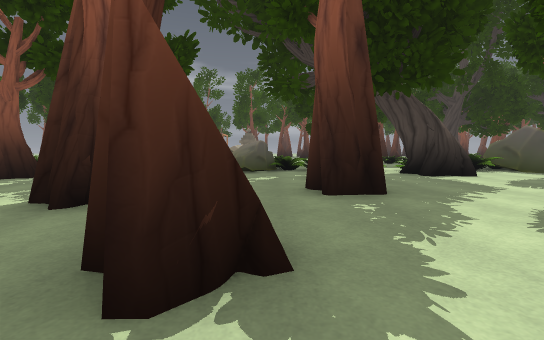
view 1 (above)

24 first-person views from a walk through a 3-D level made in the Godot game engine. The camera is 1.3 m above the floor, tilts 4° down and sees 90° across. The floor is counted in squares, 2 m on a side. Each view is taken from the middle of a square. On the plan, view 1 faces up. The plan holds only what a view shows up to about 9 squares ahead; the rest is blank. The place goes on beyond the plan. Some surface patterns are stand-ins.

view 2
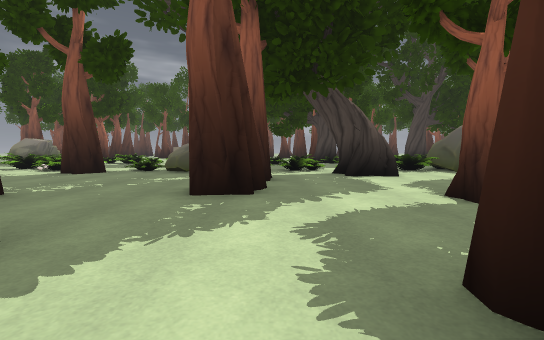

view 3
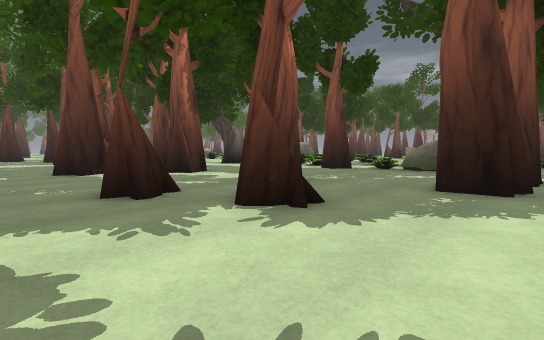

view 4
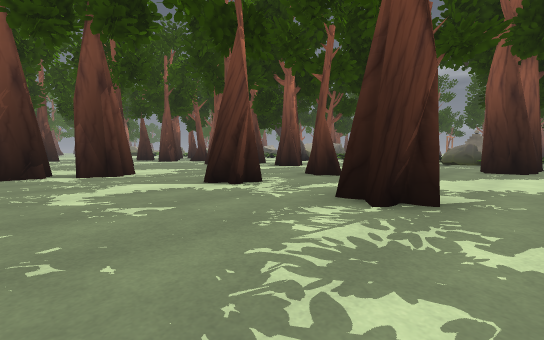

view 5
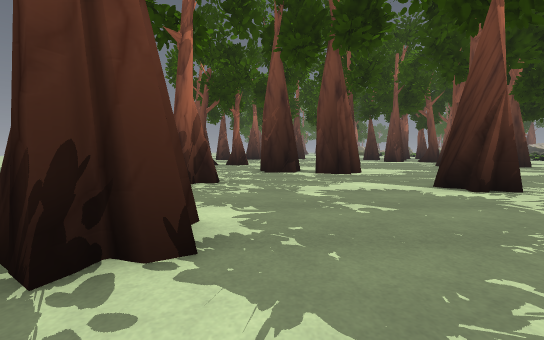

view 6
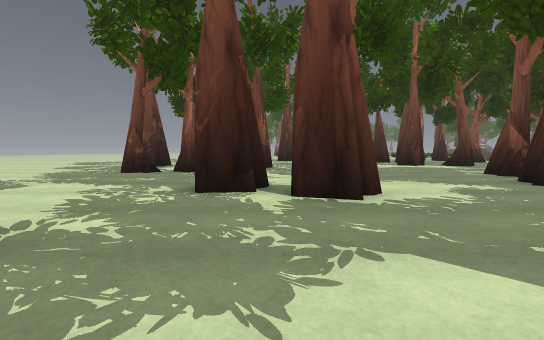

view 7
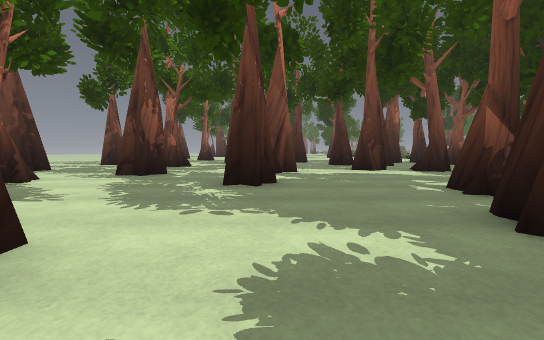

view 8
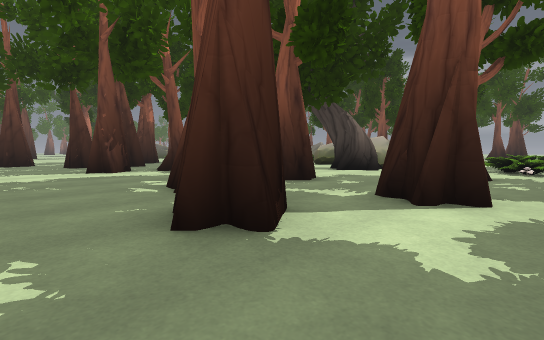

view 9
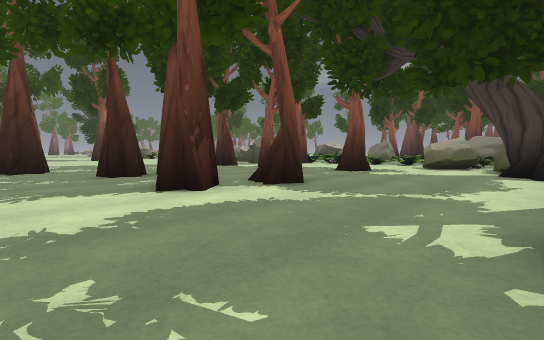

view 10
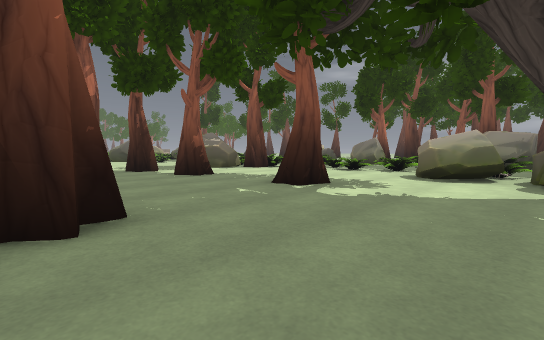

view 11
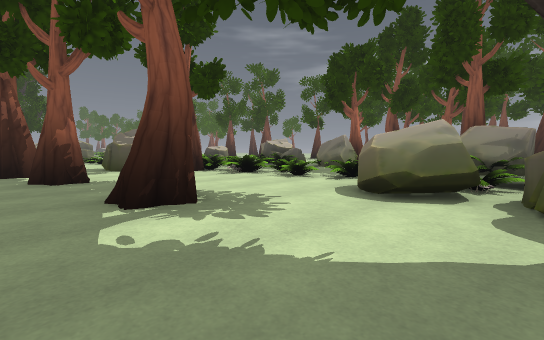

view 12
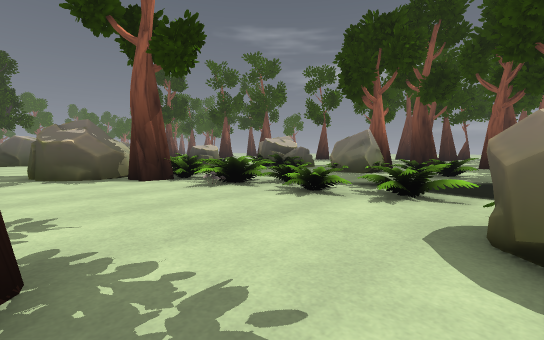

view 13
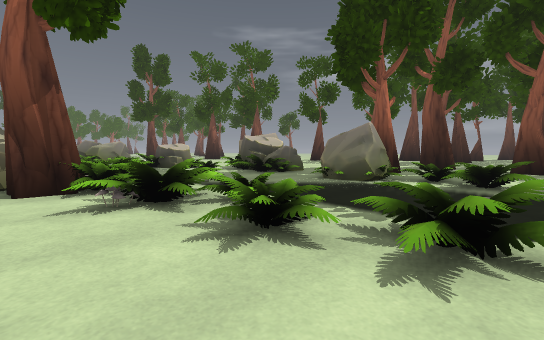

view 14
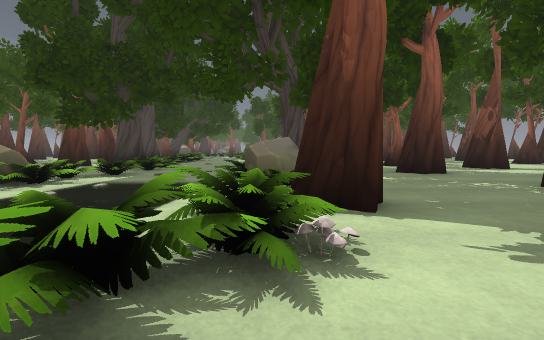

view 15
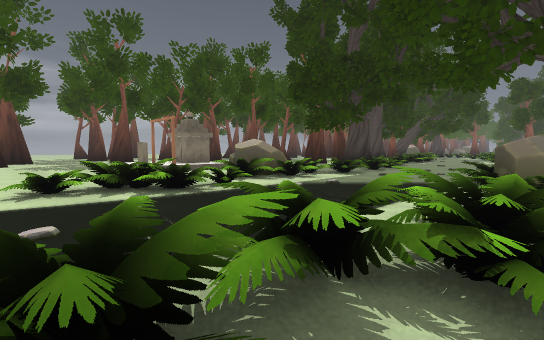

view 16
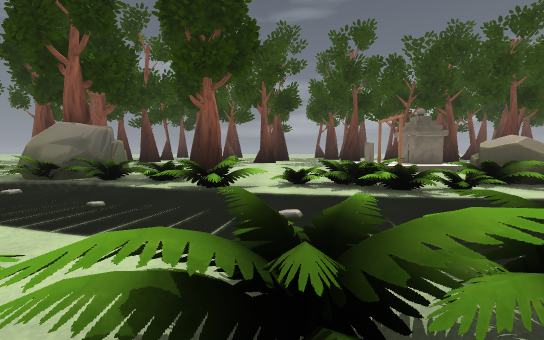

view 17
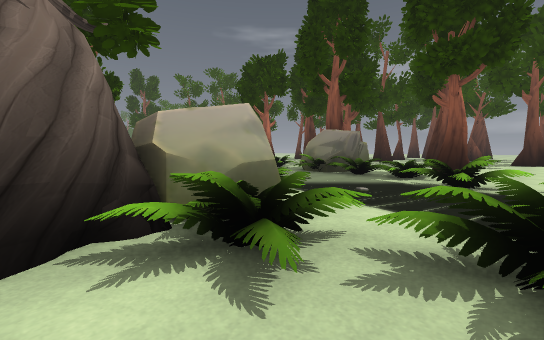

view 18
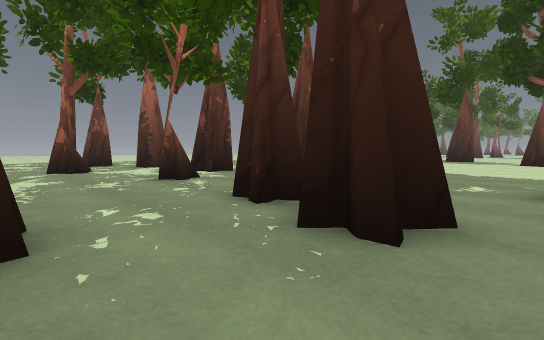

view 19
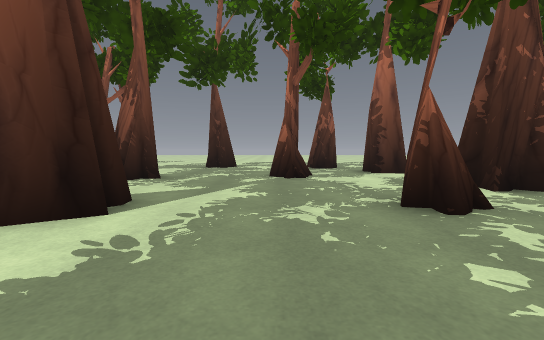

view 20
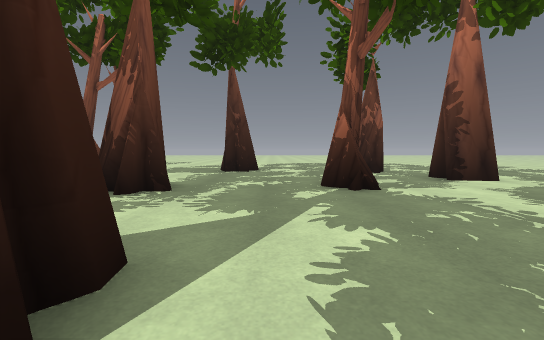

view 21
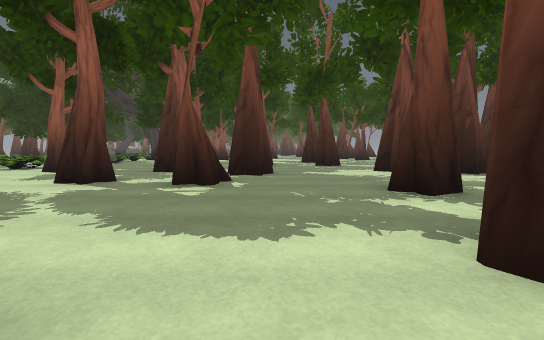

view 22
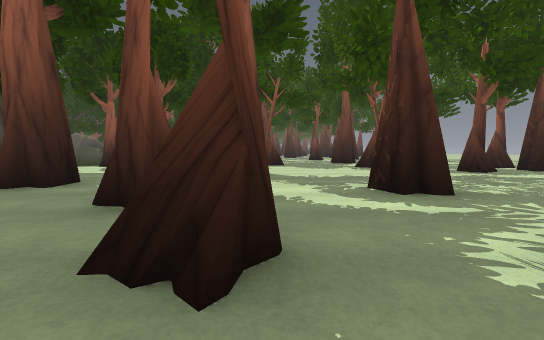

view 23
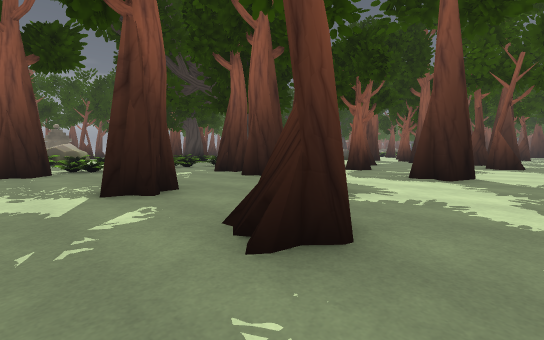

view 24
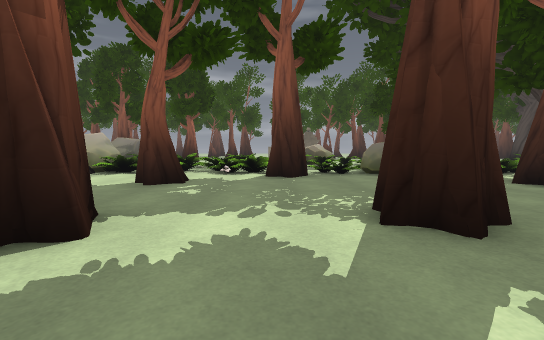

### Floor plan
Key: @ floor where view 1 was taken; # wall or solid block; x gap in a wall; . main floor; : floor 0.5 m higher than the main floor; + floor 0.75 m higher than the main floor; / step, stairs or slope; = window, fence, low wall or low ledge; v drop or lower ground; R rock; M mushroom; O other object.
Columns run from 20 left of view 1 to 5 right of it. Each row starts with its distance up from view 1.
 21       #
 20       .      ..
 19       .      ...
 18    #...     .... ::
 17 R.RR=.. R. #... #..
 16  . R===R=R.....  ..
 15  ..R.=#R R==..=  .RR
 14  .......vvv= .====RR
 13  vv...v..vv.v...===#=x=
 12 ==+==xx :vv.vvvv.......
 11 ##MM=..#OR .vvvv...../..
 10 R#.....RRR R:/xv=#=R# #==
  9 R.........#R#//M##=RR/==#
  8 .....#....##....##.R....##
  7 #.#...........#.........##
  6 #....................##...
  5  ....................##...
  4  ..........#......#......#
  3  .##..#.......#..........#
  2   .#.......#.......#......
  1 ..##.##....#x#....##...##
  0 .............#....#.@.....
 -1 ..........................
 -2 ..#...##.#.......#..##....
 -3 ....................... ..
 -4 #............##........
 -5  ............#...........
 -6 ....#..#.....#...........#
 -7 ##..................#. ..#
 -8  #. .....x......##  x   .#

Where each view was taken, in squares from view 1:
view 1: 0 up, 0 right, facing up
view 2: 0 up, 2 right, facing up
view 3: 1 down, 2 right, facing up-left
view 4: 6 down, 2 right, facing up-left
view 5: 6 down, 2 right, facing left
view 6: 5 down, 2 left, facing left
view 7: 2 down, 5 left, facing left
view 8: 1 down, 5 left, facing up-left
view 9: 1 down, 10 left, facing up-left
view 10: 3 up, 11 left, facing up-left
view 11: 6 up, 11 left, facing up-left
view 12: 8 up, 13 left, facing up-left
view 13: 10 up, 14 left, facing up-left
view 14: 9 up, 7 left, facing right
view 15: 9 up, 7 left, facing up-right
view 16: 9 up, 7 left, facing up
view 17: 8 up, 7 left, facing up-left
view 18: 4 up, 15 left, facing down-left
view 19: 1 up, 16 left, facing down
view 20: 1 down, 15 left, facing down
view 21: 0 up, 15 left, facing right
view 22: 0 up, 4 left, facing right
view 23: 1 down, 4 left, facing up-right
view 24: 1 up, 4 left, facing up
